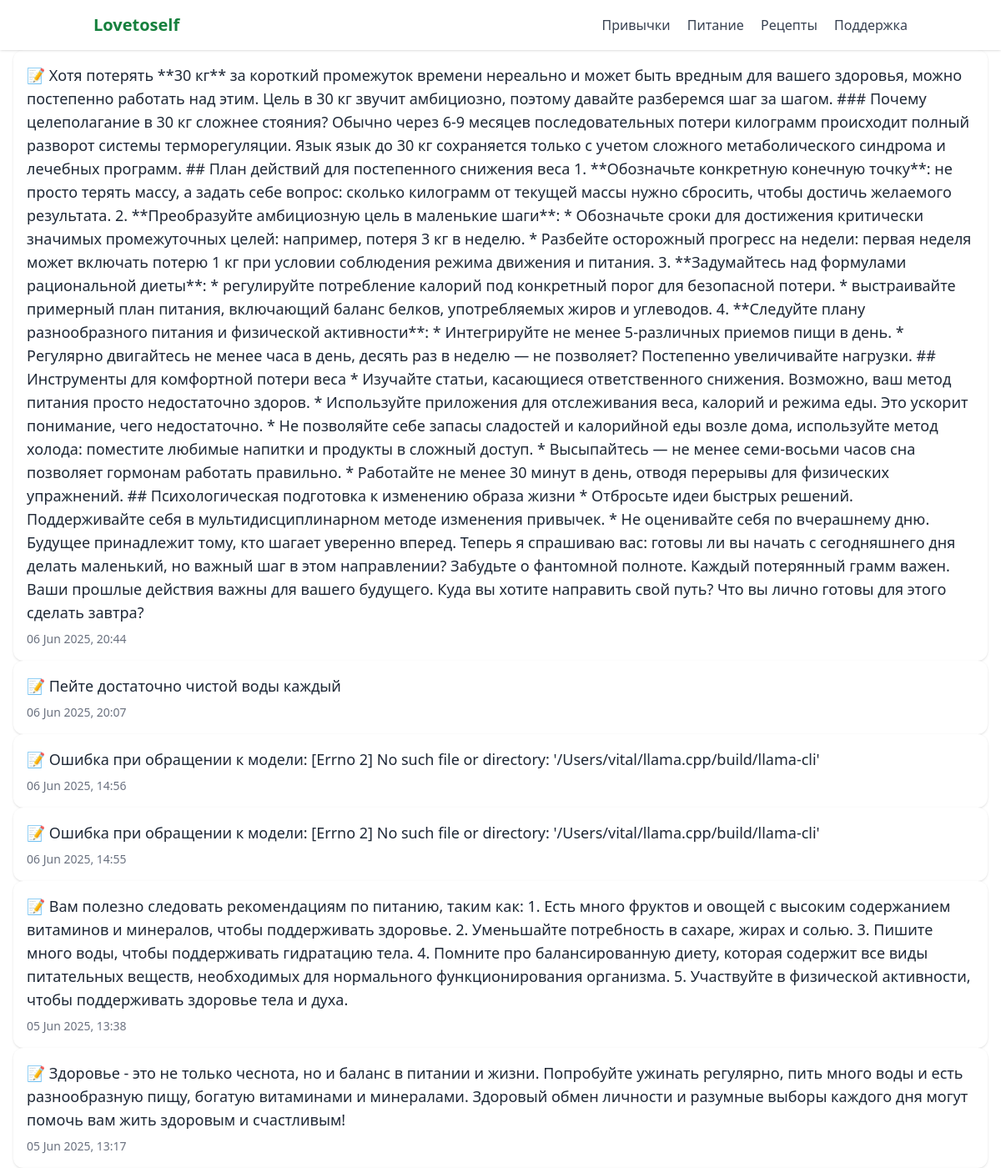
The app's page /advice-list/ (upper part) with its own data.
### home/models.py (models this page shows, shortened)
class Advice(models.Model):
    text = models.TextField()
    created_at = models.DateTimeField(auto_now_add=True)

### home/views.py (the view)
# urls.py: path("advice-list/", views.advice_list, name="advice_list"),
def advice_list(request):
    advices = Advice.objects.order_by("-created_at")
    return render(request, "home/advice_list.html", {"advices": advices})

### templates/home/advice_list.html
{% extends "base.html" %}
{% block content %}
<section class="py-10 px-4 max-w-3xl mx-auto">
  <h1 class="text-3xl font-bold mb-6 text-green-700">🌿 Советы по здоровью</h1>
  <div class="space-y-4">
    {% for advice in advices %}
      <div class="bg-white dark:bg-gray-800 p-4 rounded-xl shadow">
        <p class="text-lg text-gray-800 dark:text-gray-200">📝 {{ advice.text }}</p>
        <p class="text-sm text-gray-500 mt-2">{{ advice.created_at|date:"d M Y, H:i" }}</p>
      </div>
    {% empty %}
      <p class="text-gray-500">Пока нет советов.</p>
    {% endfor %}
  </div>
</section>
{% endblock %}

### static/css/styles.css (style rules this page uses)
*,:after,:before { box-sizing:border-box;border:0 solid #e5e7eb }
:after,:before { --tw-content:"" }
html { line-height:1.5;-webkit-text-size-adjust:100%;-moz-tab-size:4;-o-tab-size:4;tab-size:4;font-family:ui-sans-serif,system-ui,-apple-system,BlinkMacSystemFont,Segoe UI,Roboto,Helvetica Neue,Arial,Noto Sans,sans-serif,Apple Color Emoji,Segoe UI Emoji,Segoe UI Symbol,Noto Color Emoji;font-feature-settings:normal;font-variation-settings:normal }
body { margin:0;line-height:inherit }
h1,h2,h3,h4,h5,h6 { font-size:inherit;font-weight:inherit }
blockquote,dd,dl,figure,h1,h2,h3,h4,h5,h6,hr,p,pre { margin:0 }
*,::backdrop,:after,:before { --tw-border-spacing-x:0;--tw-border-spacing-y:0;--tw-translate-x:0;--tw-translate-y:0;--tw-rotate:0;--tw-skew-x:0;--tw-skew-y:0;--tw-scale-x:1;--tw-scale-y:1;--tw-pan-x: ;--tw-pan-y: ;--tw-pinch-zoom: ;--tw-scroll-snap-strictness:proximity;--tw-gradient-from-position: ;--tw-gradient-via-position: ;--tw-gradient-to-position: ;--tw-ordinal: ;--tw-slashed-zero: ;--tw-numeric-figure: ;--tw-numeric-spacing: ;--tw-numeric-fraction: ;--tw-ring-inset: ;--tw-ring-offset-width:0px;--tw-ring-offset-color:#fff;--tw-ring-color:#3b82f680;--tw-ring-offset-shadow:0 0 #0000;--tw-ring-shadow:0 0 #0000;--tw-shadow:0 0 #0000;--tw-shadow-colored:0 0 #0000;--tw-blur: ;--tw-brightness: ;--tw-contrast: ;--tw-grayscale: ;--tw-hue-rotate: ;--tw-invert: ;--tw-saturate: ;--tw-sepia: ;--tw-drop-shadow: ;--tw-backdrop-blur: ;--tw-backdrop-brightness: ;--tw-backdrop-contrast: ;--tw-backdrop-grayscale: ;--tw-backdrop-hue-rotate: ;--tw-backdrop-invert: ;--tw-backdrop-opacity: ;--tw-backdrop-saturate: ;--tw-backdrop-sepia: }
.mx-auto { margin-left:auto;margin-right:auto }
.mb-6 { margin-bottom:1.5rem }
.mt-2 { margin-top:.5rem }
.rounded-xl { border-radius:.75rem }
.bg-white { --tw-bg-opacity:1;background-color:rgb(255 255 255/var(--tw-bg-opacity)) }
.p-4 { padding:1rem }
.px-4 { padding-left:1rem;padding-right:1rem }
.text-3xl { font-size:1.875rem;line-height:2.25rem }
.text-lg { font-size:1.125rem;line-height:1.75rem }
.text-sm { font-size:.875rem;line-height:1.25rem }
.font-bold { font-weight:700 }
.text-gray-500 { --tw-text-opacity:1;color:rgb(107 114 128/var(--tw-text-opacity)) }
.text-gray-800 { --tw-text-opacity:1;color:rgb(31 41 55/var(--tw-text-opacity)) }
.text-green-700 { --tw-text-opacity:1;color:rgb(21 128 61/var(--tw-text-opacity)) }
.shadow { --tw-shadow:0 1px 3px 0 #0000001a,0 1px 2px -1px #0000001a;--tw-shadow-colored:0 1px 3px 0 var(--tw-shadow-color),0 1px 2px -1px var(--tw-shadow-color) }
.shadow,.shadow-inner { box-shadow:var(--tw-ring-offset-shadow,0 0 #0000),var(--tw-ring-shadow,0 0 #0000),var(--tw-shadow) }

### records on screen
Advice: text "Хотя потерять **30 кг** за короткий промежуток времени нереально и может быть вредным для вашего здоровья, можно постепенно работать над этим. Цель в 30 кг звучит амбициозно, поэтому давайте разберемся шаг за шагом. ### Почему целеполагание в 30 кг сложнее стояния? Обычно через 6-9 месяцев последовательных потери килограмм происходит полный разворот системы терморегуляции. Язык язык до 30 кг сохраняется только с учетом сложного метаболического синдрома и лечебных программ. ## План действий для постепенного снижения веса 1. **Обозначьте конкретную конечную точку**: не просто терять массу, а задать себе вопрос: сколько килограмм от текущей массы нужно сбросить, чтобы достичь желаемого…", created_at "06 Jun 2025, 20:44"
Advice: text "Пейте достаточно чистой воды каждый", created_at "06 Jun 2025, 20:07"
Advice: text "Ошибка при обращении к модели: [Errno 2] No such file or directory: '/Users/vital/llama.cpp/build/llama-cli'", created_at "06 Jun 2025, 14:56"
Advice: text "Ошибка при обращении к модели: [Errno 2] No such file or directory: '/Users/vital/llama.cpp/build/llama-cli'", created_at "06 Jun 2025, 14:55"
Advice: text "Вам полезно следовать рекомендациям по питанию, таким как: 1. Есть много фруктов и овощей с высоким содержанием витаминов и минералов, чтобы поддерживать здоровье. 2. Уменьшайте потребность в сахаре, жирах и солью. 3. Пишите много воды, чтобы поддерживать гидратацию тела. 4. Помните про балансированную диету, которая содержит все виды питательных веществ, необходимых для нормального функционирования организма. 5. Участвуйте в физической активности, чтобы поддерживать здоровье тела и духа.", created_at "05 Jun 2025, 13:38"
Advice: text "Здоровье - это не только чеснота, но и баланс в питании и жизни. Попробуйте ужинать регулярно, пить много воды и есть разнообразную пищу, богатую витаминами и минералами. Здоровый обмен личности и разумные выборы каждого дня могут помочь вам жить здоровым и счастливым!", created_at "05 Jun 2025, 13:17"
